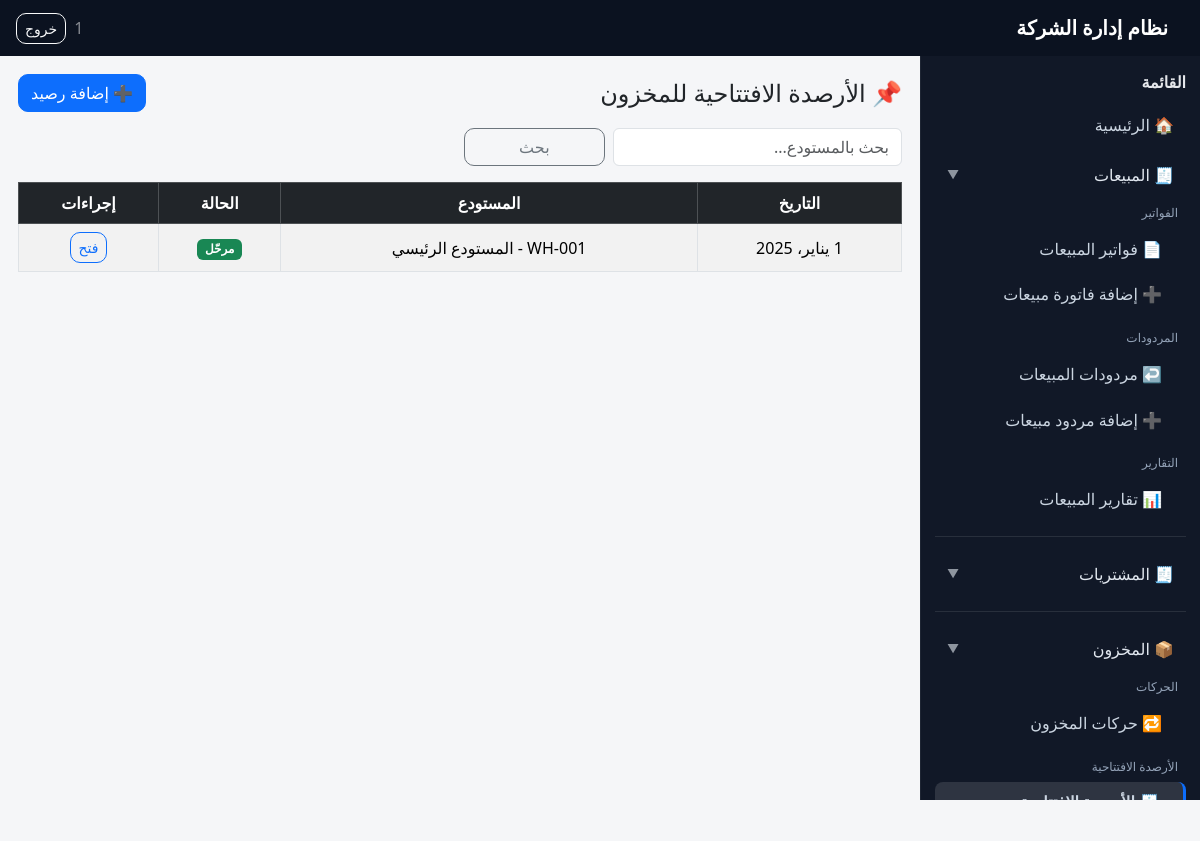
The page /app/inventory/opening-balances/ (signed in) on the database its author committed.
### inventory/models.py (models this page shows, shortened)
class OpeningStockBalance(models.Model):
    warehouse = models.ForeignKey('Warehouse', on_delete=models.PROTECT)
    date = models.DateField()
    is_posted = models.BooleanField(default=False, verbose_name="تم الترحيل")
    class Meta:
        verbose_name = "رصيد افتتاحي للمخزون"
        verbose_name_plural = "الأرصدة الافتتاحية للمخزون"
        constraints = [
            models.UniqueConstraint(fields=["warehouse", "date"], name="uniq_opening_balance_warehouse_date")
        ]

class Warehouse(models.Model):
    WAREHOUSE_TYPES = (
        ('main', 'رئيسي'),
        ('branch', 'فرعي'),
        ('external', 'خارجي'),
        ('raw', 'مواد خام'),
        ('wip', 'تحت التشغيل'),
        ('finished', 'منتج تام'),
        ('scrap', 'هالك'),
    )
    code = models.CharField(max_length=20, unique=True)
    name = models.CharField(max_length=100)
    region = models.CharField(max_length=100)
    warehouse_type = models.CharField(max_length=10, choices=WAREHOUSE_TYPES)
    inventory_account = models.ForeignKey(
        Account, on_delete=models.PROTECT, related_name='warehouses'
    )
    opening_balance_account = models.ForeignKey(
        Account,
        on_delete=models.PROTECT,
        null=True, blank=True,
        related_name='opening_balance_warehouses'
    )
    class Meta:
        verbose_name = "مستودع"
        verbose_name_plural = "المستودعات"
    production_cost_account = models.ForeignKey(
        Account,
        on_delete=models.PROTECT,
        null=True, blank=True,
        related_name='warehouse_production_cost',
        verbose_name='حساب تكلفة الإنتاج'
    )
    expense_allocation_account = models.ForeignKey(
        Account,
        on_delete=models.PROTECT,
        null=True, blank=True,
        related_name='warehouse_expense_allocation',
        verbose_name='حساب تحميل المصروفات'
    )
    def __str__(self):
        return f"{self.code} - {self.name}"

### portal/views.py (the view)
# urls.py: path("app/inventory/opening-balances/", views.app_opening_balance_list, name="app_opening_balance_list"),
@login_required
def app_opening_balance_list(request):
    q = (request.GET.get("q") or "").strip()
    rows = OpeningStockBalance.objects.select_related("warehouse").order_by("-date", "-id")
    if q:
        rows = rows.filter(Q(warehouse__name__icontains=q) | Q(warehouse__code__icontains=q))
    return render(request, "inventory/reports/opening_balance_list.html", {"rows": rows, "q": q})

### inventory/templates/inventory/reports/opening_balance_list.html (shortened to what this page needs)
{% extends "portal/base_app.html" %}
{% block content %}
<div class="d-flex justify-content-between align-items-center mb-3">
  <h4 class="mb-0">📌 الأرصدة الافتتاحية للمخزون</h4>
  <a class="btn btn-primary" href="{% url 'app_opening_balance_create' %}">➕ إضافة رصيد</a>
</div>
<form method="get" class="row g-2 mb-3">
  <div class="col-md-4">
    <input name="q" value="{{ q }}" class="form-control" placeholder="بحث بالمستودع...">
  </div>
  <div class="col-md-2">
    <button class="btn btn-outline-secondary w-100">بحث</button>
  </div>
</form>
<div class="table-responsive">
  <table class="table table-bordered table-striped align-middle text-center">
    <thead class="table-dark">
      <tr>
        <th>التاريخ</th>
        <th>المستودع</th>
        <th>الحالة</th>
        <th style="width:140px">إجراءات</th>
      </tr>
    </thead>
    <tbody>
      {% for r in rows %}
      <tr>
        <td>{{ r.date }}</td>
        <td>{{ r.warehouse }}</td>
        <td>
          {% if r.is_posted %}
            <span class="badge bg-success">مرحّل</span>
          {% else %}
            <span class="badge bg-warning text-dark">غير مرحّل</span>
          {% endif %}
        </td>
        <td>
          <a class="btn btn-sm btn-outline-primary"
             href="{% url 'app_opening_balance_edit' r.id %}">فتح</a>
        </td>
      </tr>
      {% empty %}
      <tr><td colspan="4" class="text-muted">لا يوجد بيانات.</td></tr>
      {% endfor %}
    </tbody>
  </table>
</div>
{% endblock %}

### portal/templates/portal/base_app.html (shortened to what this page needs)
<!doctype html>
<html lang="ar" dir="rtl">
<head>
  <link href="https://cdn.jsdelivr.net/npm/bootstrap@5.3.3/dist/css/bootstrap.min.css" rel="stylesheet">
  <link href="https://cdn.jsdelivr.net/npm/select2@4.1.0-rc.0/dist/css/select2.min.css" rel="stylesheet"/>
  <link href="https://cdn.jsdelivr.net/npm/select2-bootstrap-5-theme@1.3.0/dist/select2-bootstrap-5-theme.min.css" rel="stylesheet"/>
</head>
<body>
<nav class="navbar topbar">
  <div class="container-fluid px-3">
    <span class="navbar-brand text-white mb-0">نظام إدارة الشركة</span>
    <div class="d-flex align-items-center gap-2">
      <span class="text-white-50">{{ request.user.username }}</span>
      <a href="{% url 'logout' %}" class="btn btn-outline-light btn-sm">خروج</a>
    </div>
  </div>
</nav>
<div class="app-shell">
  <aside class="sidebar">
    <div class="title">القائمة</div>
    <a class="d-block mb-2" href="{% url 'app_home' %}">🏠 الرئيسية</a>
    <button class="nav-btn" type="button"
            data-bs-toggle="collapse"
            data-bs-target="#menuSales"
            aria-expanded="true">
      <span class="label">🧾 المبيعات</span>
      <span class="chev">▼</span>
    </button>
    <div class="collapse show sub" id="menuSales">
      <div class="section mt-2">الفواتير</div>
      <a href="{% url 'app_sales_invoice_list' %}">📄 فواتير المبيعات</a>
      <a href="{% url 'app_sales_invoice_create' %}">➕ إضافة فاتورة مبيعات</a>
      <div class="section">المردودات</div>
      <a href="{% url 'app_sales_return_list' %}">↩️ مردودات المبيعات</a>
      <a href="{% url 'app_sales_return_create' %}">➕ إضافة مردود مبيعات</a>
      <div class="section">التقارير</div>
      <a href="{% url 'app_sales_reports' %}">📊 تقارير المبيعات</a>
    </div>
    <hr class="border-secondary my-3">
    {% with p=request.path %}
    <button class="nav-btn" type="button"
            data-bs-toggle="collapse"
            data-bs-target="#menuPurchases"
            aria-expanded="{% if p|slice:':14' == '/app/purchases/' %}true{% else %}false{% endif %}">
      <span class="label">🧾 المشتريات</span>
      <span class="chev">▼</span>
    </button>
    <hr class="border-secondary my-3">
    {% endwith %}
    {% with p=request.path %}
    <button class="nav-btn" type="button"
            data-bs-toggle="collapse"
            data-bs-target="#menuInventory"
            aria-expanded="{% if '/app/inventory/' in p %}true{% else %}false{% endif %}">
      <span class="label">📦 المخزون</span>
      <span class="chev">▼</span>
    </button>
    <div class="collapse sub {% if '/app/inventory/' in p %}show{% endif %}" id="menuInventory">
      <div class="section mt-2">الحركات</div>
      <a class="{% if '/app/inventory/stock/' in p %}active{% endif %}"
        href="{% url 'app_stock_tx_list' %}">
        🔁 حركات المخزون
      </a>
      <div class="section">الأرصدة الافتتاحية</div>
      <a class="{% if '/app/inventory/opening-balances/' in p %}active{% endif %}"
        href="{% url 'app_opening_balance_list' %}">
        🧾 الأرصدة الافتتاحية
      </a>
    </div>
    {% endwith %}
  </aside>
  <main class="flex-grow-1" style="min-width:0;">
    <div class="content">
      {% block content %}{% endblock %}
    </div>
  </main>
</div>
</body>
</html>

### portal/templates/portal/base_app.html (style rules this page uses)
:root { --sb:#111827; --sb2:#0b1220; --sbHover:#1f2937; --txt:#e5e7eb; --muted:#94a3b8; --bg:#f5f6f8; }
body { background: var(--bg); }
.app-shell { min-height: 100vh; display:flex; width:100%; }
.sidebar { width: 280px; min-width: 280px; background: var(--sb); color: var(--txt); position: sticky; top: 0; height: calc(100vh - 56px); padding: 14px; overflow:auto; border-left: 1px solid rgba(255,255,255,.06); }
.topbar { background: var(--sb2); color:#fff; height: 56px; }
.content { padding: 18px; width: 100%; min-width: 0; overflow-x: auto; }
.sidebar .title { font-weight:700; margin-bottom: 10px; }
.sidebar a { color:#cbd5e1; text-decoration:none; display:block; padding: 9px 12px; border-radius: 10px; white-space: nowrap; }
.sidebar .section { font-size:12px; color: var(--muted); margin: 14px 8px 6px; }
.sidebar .nav-btn { width:100%; text-align:right; border:0; background: transparent; color: #e2e8f0; padding: 9px 12px; border-radius: 10px; display:flex; align-items:center; justify-content: space-between; }
.sidebar .nav-btn .label { color:#e2e8f0; }
.sidebar .nav-btn .chev { opacity:.6; font-size:12px; }
.sidebar .sub a { padding-right: 24px; margin-top: 4px; color:#cbd5e1; }
.btn { border-radius: 10px; }
.table-responsive { overflow-x:auto; -webkit-overflow-scrolling: touch; }
table { width:100%; }
.navbar-brand { font-weight:700; }
.sub a.active { background: rgba(255,255,255,.12); border-right: 3px solid #0d6efd; font-weight: 700; }
.sub a { display:block; padding:.55rem .75rem; border-radius:.5rem; text-decoration:none; }

### rows shown on the page
OpeningStockBalance: date "1 يناير، 2025", warehouse "WH-001 - المستودع الرئيسي", is_posted "مرحّل"

### other values the page prints
{{ request.user.username }} "1"
